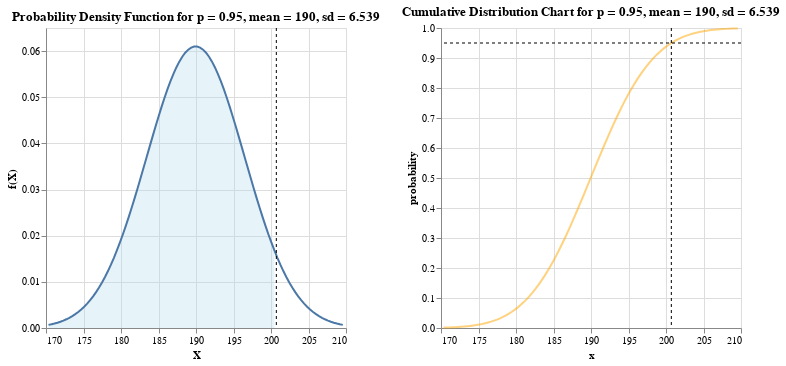

The cell this chart's notebook holds for it:
### Markdown cell above
Question 1: What is the proportion of Adelie penguins that have flipper length longer than 195 mm?

Answer: The proportion would be `1-0.78 = 0.22`.

The two charts (PDF/ CDF) helps to visualize our understanding. The quantile (X) at 195 is shown as a vertical dotted line on each chart. To the right, the CDF chart shows that the corresponding point where the vertical line intersects with the cumulative distribution curve has a cumulative probability value of 0.78.

### Code cell
from mathdistops import qnorm
df, fig = qnorm(0.95, mean=adelie_penguins['flipper_length_mm'].mean(),
                 std_dev=adelie_penguins['flipper_length_mm'].std())
print(df)
fig

### Figure 1 — Vega-Lite specification as saved in the notebook (floating-point values rounded to 4 significant figures)
{"config": {"view": {"continuousWidth": 300, "continuousHeight": 300}}, "hconcat": [{"layer": [{"mark": {"type": "area", "color": "lightblue", "opacity": 0.3}, "encoding": {"x": {"field": "x", "title": "X", "type": "quantitative"}, "y": {"field": "pdf", "title": "f(X)", "type": "quantitative"}}, "title": "Probability Density Function for p = 0.95, mean = 190, sd = 6.539", "transform": [{"filter": "(datum.x <= 200.71009263506778)"}]}, {"mark": {"type": "line"}, "encoding": {"x": {"field": "x", "type": "quantitative"}, "y": {"field": "pdf", "type": "quantitative"}}}, {"data": {"name": "data-b42bb1d8e41d48a62860433f9e4de70c"}, "mark": {"type": "rule", "strokeDash": [3, 3]}, "encoding": {"x": {"field": "z", "type": "quantitative"}}}], "data": {"name": "data-b91b86a78d428802dcafc3f9d9d8ebd7"}}, {"layer": [{"data": {"name": "data-b91b86a78d428802dcafc3f9d9d8ebd7"}, "mark": {"type": "line"}, "encoding": {"color": {"value": "orange"}, "opacity": {"value": 0.5}, "x": {"field": "x", "title": "x", "type": "quantitative"}, "y": {"field": "cdf", "title": "probability", "type": "quantitative"}}, "title": "Cumulative Distribution Chart for p = 0.95, mean = 190, sd = 6.539"}, {"data": {"name": "data-b42bb1d8e41d48a62860433f9e4de70c"}, "mark": {"type": "rule", "strokeDash": [3, 3]}, "encoding": {"x": {"field": "z", "type": "quantitative"}}}, {"data": {"name": "data-aca0edaae1626b36a44a22618509a99c"}, "mark": {"type": "rule", "strokeDash": [3, 3]}, "encoding": {"y": {"field": "p", "type": "quantitative"}}}], "height": 300, "width": 300}], "$schema": "https://vega.github.io/schema/vega-lite/v5.16.3.json", "datasets": {"data-b91b86a78d428802dcafc3f9d9d8ebd7": [{"x": 170.3, "pdf": 0.0006777, "cdf": 0.00135, "q": 200.7}, {"x": 170.7, "pdf": 0.0008113, "cdf": 0.001644, "q": 200.7}, {"x": 171.1, "pdf": 0.0009678, "cdf": 0.001996, "q": 200.7}, {"x": 171.5, "pdf": 0.00115, "cdf": 0.002415, "q": 200.7}, {"x": 171.9, "pdf": 0.001362, "cdf": 0.002912, "q": 200.7}, {"x": 172.3, "pdf": 0.001607, "cdf": 0.003499, "q": 200.7}, {"x": 172.7, "pdf": 0.001888, "cdf": 0.00419, "q": 200.7}, {"x": 173.1, "pdf": 0.002212, "cdf": 0.005001, "q": 200.7}, {"x": 173.5, "pdf": 0.00258, "cdf": 0.005949, "q": 200.7}, {"x": 173.9, "pdf": 0.003, "cdf": 0.007053, "q": 200.7}, {"x": 174.3, "pdf": 0.003475, "cdf": 0.008334, "q": 200.7}, {"x": 174.7, "pdf": 0.00401, "cdf": 0.009815, "q": 200.7}, {"x": 175.1, "pdf": 0.00461, "cdf": 0.01152, "q": 200.7}, {"x": 175.5, "pdf": 0.005282, "cdf": 0.01348, "q": 200.7}, {"x": 175.9, "pdf": 0.006028, "cdf": 0.01572, "q": 200.7}, {"x": 176.3, "pdf": 0.006855, "cdf": 0.01827, "q": 200.7}, {"x": 176.7, "pdf": 0.007767, "cdf": 0.02116, "q": 200.7}, {"x": 177.1, "pdf": 0.008768, "cdf": 0.02444, "q": 200.7}, {"x": 177.5, "pdf": 0.009862, "cdf": 0.02813, "q": 200.7}, {"x": 177.9, "pdf": 0.01105, "cdf": 0.03227, "q": 200.7}, {"x": 178.3, "pdf": 0.01234, "cdf": 0.0369, "q": 200.7}, {"x": 178.7, "pdf": 0.01373, "cdf": 0.04206, "q": 200.7}, {"x": 179.1, "pdf": 0.01521, "cdf": 0.04779, "q": 200.7}, {"x": 179.5, "pdf": 0.0168, "cdf": 0.05413, "q": 200.7}, {"x": 179.8, "pdf": 0.01848, "cdf": 0.06112, "q": 200.7}, {"x": 180.2, "pdf": 0.02026, "cdf": 0.06879, "q": 200.7}, {"x": 180.6, "pdf": 0.02213, "cdf": 0.07719, "q": 200.7}, {"x": 181.0, "pdf": 0.02408, "cdf": 0.08634, "q": 200.7}, {"x": 181.4, "pdf": 0.0261, "cdf": 0.09628, "q": 200.7}, {"x": 181.8, "pdf": 0.0282, "cdf": 0.107, "q": 200.7}, {"x": 182.2, "pdf": 0.03034, "cdf": 0.1186, "q": 200.7}, {"x": 182.6, "pdf": 0.03254, "cdf": 0.1311, "q": 200.7}, {"x": 183.0, "pdf": 0.03476, "cdf": 0.1444, "q": 200.7}, {"x": 183.4, "pdf": 0.037, "cdf": 0.1587, "q": 200.7}, {"x": 183.8, "pdf": 0.03924, "cdf": 0.1738, "q": 200.7}, {"x": 184.2, "pdf": 0.04146, "cdf": 0.1898, "q": 200.7}, {"x": 184.6, "pdf": 0.04365, "cdf": 0.2066, "q": 200.7}, {"x": 185.0, "pdf": 0.04579, "cdf": 0.2244, "q": 200.7}, {"x": 185.4, "pdf": 0.04785, "cdf": 0.2429, "q": 200.7}, {"x": 185.8, "pdf": 0.04982, "cdf": 0.2623, "q": 200.7}, {"x": 186.2, "pdf": 0.05169, "cdf": 0.2824, "q": 200.7}, {"x": 186.6, "pdf": 0.05342, "cdf": 0.3032, "q": 200.7}, {"x": 187.0, "pdf": 0.05502, "cdf": 0.3247, "q": 200.7}, {"x": 187.4, "pdf": 0.05645, "cdf": 0.3468, "q": 200.7}, {"x": 187.8, "pdf": 0.05771, "cdf": 0.3694, "q": 200.7}, {"x": 188.2, "pdf": 0.05878, "cdf": 0.3925, "q": 200.7}, {"x": 188.6, "pdf": 0.05965, "cdf": 0.416, "q": 200.7}, {"x": 189.0, "pdf": 0.06031, "cdf": 0.4398, "q": 200.7}, {"x": 189.4, "pdf": 0.06075, "cdf": 0.4638, "q": 200.7}, {"x": 189.8, "pdf": 0.06098, "cdf": 0.4879, "q": 200.7}, {"x": 190.2, "pdf": 0.06098, "cdf": 0.5121, "q": 200.7}, {"x": 190.5, "pdf": 0.06075, "cdf": 0.5362, "q": 200.7}, {"x": 190.9, "pdf": 0.06031, "cdf": 0.5602, "q": 200.7}, {"x": 191.3, "pdf": 0.05965, "cdf": 0.584, "q": 200.7}, {"x": 191.7, "pdf": 0.05878, "cdf": 0.6075, "q": 200.7}, {"x": 192.1, "pdf": 0.05771, "cdf": 0.6306, "q": 200.7}, {"x": 192.5, "pdf": 0.05645, "cdf": 0.6532, "q": 200.7}, {"x": 192.9, "pdf": 0.05502, "cdf": 0.6753, "q": 200.7}, {"x": 193.3, "pdf": 0.05342, "cdf": 0.6968, "q": 200.7}, {"x": 193.7, "pdf": 0.05169, "cdf": 0.7176, "q": 200.7}, {"x": 194.1, "pdf": 0.04982, "cdf": 0.7377, "q": 200.7}, {"x": 194.5, "pdf": 0.04785, "cdf": 0.7571, "q": 200.7}, {"x": 194.9, "pdf": 0.04579, "cdf": 0.7756, "q": 200.7}, {"x": 195.3, "pdf": 0.04365, "cdf": 0.7934, "q": 200.7}, {"x": 195.7, "pdf": 0.04146, "cdf": 0.8102, "q": 200.7}, {"x": 196.1, "pdf": 0.03924, "cdf": 0.8262, "q": 200.7}, {"x": 196.5, "pdf": 0.037, "cdf": 0.8413, "q": 200.7}, {"x": 196.9, "pdf": 0.03476, "cdf": 0.8556, "q": 200.7}, {"x": 197.3, "pdf": 0.03254, "cdf": 0.8689, "q": 200.7}, {"x": 197.7, "pdf": 0.03034, "cdf": 0.8814, "q": 200.7}, {"x": 198.1, "pdf": 0.0282, "cdf": 0.893, "q": 200.7}, {"x": 198.5, "pdf": 0.0261, "cdf": 0.9037, "q": 200.7}, {"x": 198.9, "pdf": 0.02408, "cdf": 0.9137, "q": 200.7}, {"x": 199.3, "pdf": 0.02213, "cdf": 0.9228, "q": 200.7}, {"x": 199.7, "pdf": 0.02026, "cdf": 0.9312, "q": 200.7}, {"x": 200.1, "pdf": 0.01848, "cdf": 0.9389, "q": 200.7}, {"x": 200.5, "pdf": 0.0168, "cdf": 0.9459, "q": 200.7}, {"x": 200.9, "pdf": 0.01521, "cdf": 0.9522, "q": 200.7}, {"x": 201.2, "pdf": 0.01373, "cdf": 0.9579, "q": 200.7}, {"x": 201.6, "pdf": 0.01234, "cdf": 0.9631, "q": 200.7}, {"x": 202.0, "pdf": 0.01105, "cdf": 0.9677, "q": 200.7}, {"x": 202.4, "pdf": 0.009862, "cdf": 0.9719, "q": 200.7}, {"x": 202.8, "pdf": 0.008768, "cdf": 0.9756, "q": 200.7}, {"x": 203.2, "pdf": 0.007767, "cdf": 0.9788, "q": 200.7}, {"x": 203.6, "pdf": 0.006855, "cdf": 0.9817, "q": 200.7}, {"x": 204.0, "pdf": 0.006028, "cdf": 0.9843, "q": 200.7}, {"x": 204.4, "pdf": 0.005282, "cdf": 0.9865, "q": 200.7}, {"x": 204.8, "pdf": 0.00461, "cdf": 0.9885, "q": 200.7}, {"x": 205.2, "pdf": 0.00401, "cdf": 0.9902, "q": 200.7}, {"x": 205.6, "pdf": 0.003475, "cdf": 0.9917, "q": 200.7}, {"x": 206.0, "pdf": 0.003, "cdf": 0.9929, "q": 200.7}, {"x": 206.4, "pdf": 0.00258, "cdf": 0.9941, "q": 200.7}, {"x": 206.8, "pdf": 0.002212, "cdf": 0.995, "q": 200.7}, {"x": 207.2, "pdf": 0.001888, "cdf": 0.9958, "q": 200.7}, {"x": 207.6, "pdf": 0.001607, "cdf": 0.9965, "q": 200.7}, {"x": 208.0, "pdf": 0.001362, "cdf": 0.9971, "q": 200.7}, {"x": 208.4, "pdf": 0.00115, "cdf": 0.9976, "q": 200.7}, {"x": 208.8, "pdf": 0.0009678, "cdf": 0.998, "q": 200.7}, {"x": 209.2, "pdf": 0.0008113, "cdf": 0.9984, "q": 200.7}, {"x": 209.6, "pdf": 0.0006777, "cdf": 0.9987, "q": 200.7}], "data-b42bb1d8e41d48a62860433f9e4de70c": [{"z": 200.7}], "data-aca0edaae1626b36a44a22618509a99c": [{"p": 0.95}]}}
